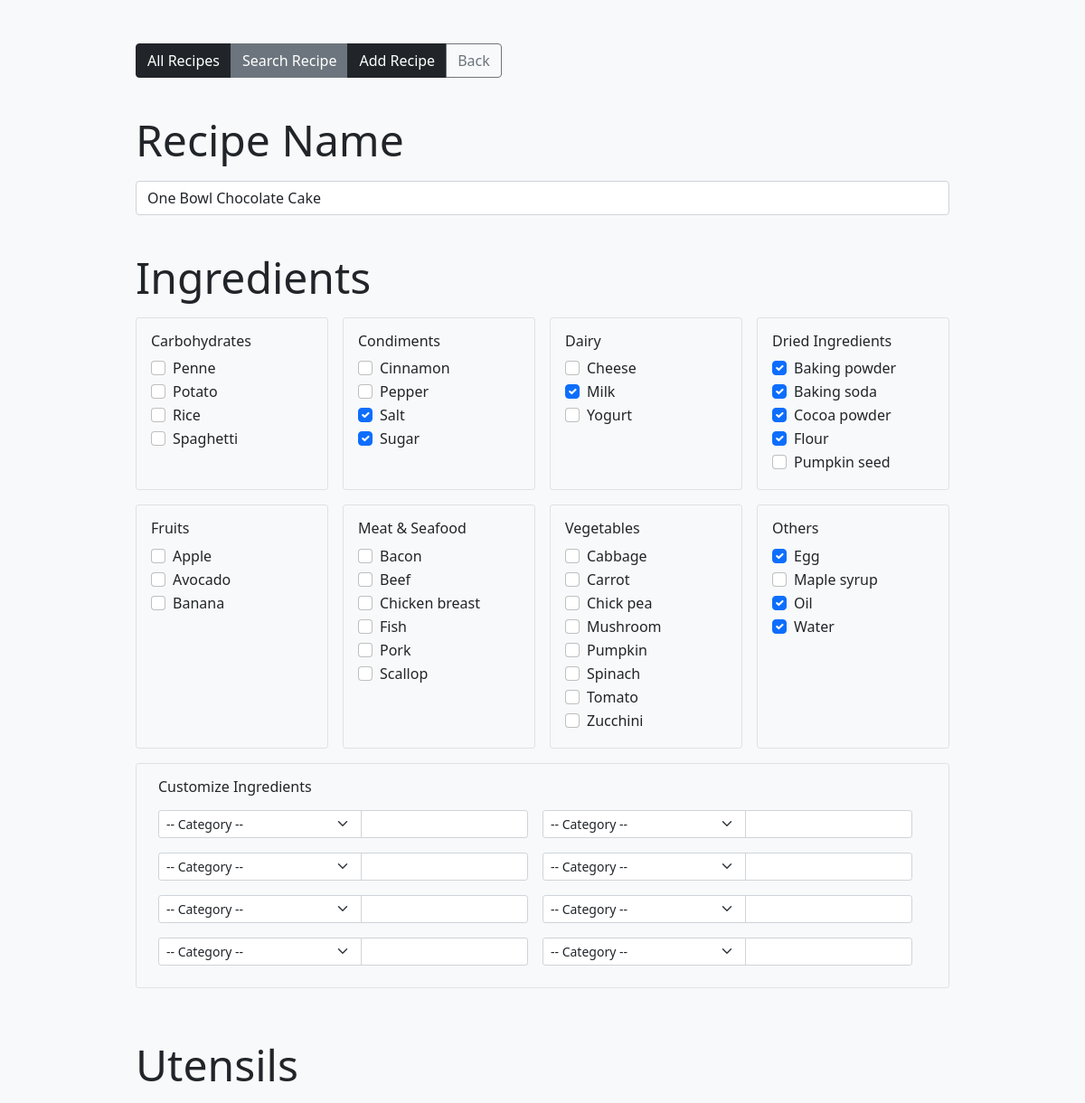
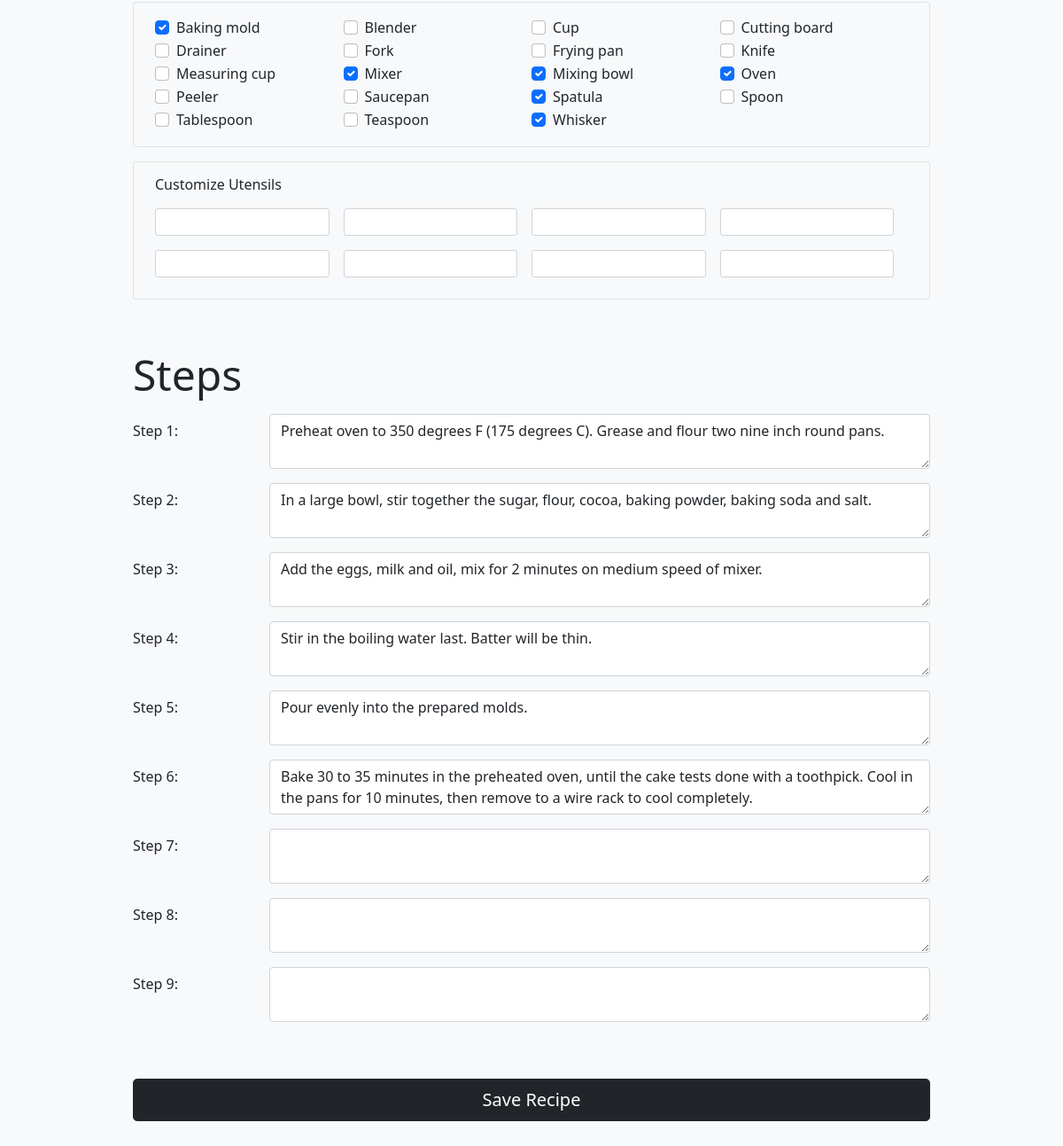
Screenshot of /edit.php?recipe_id=69 with the database file from the repository (2 pictures, top to bottom).
### tables this page shows
CREATE TABLE `recipes` (
  `id` int NOT NULL,
  `name` varchar(50) NOT NULL
);

CREATE TABLE `utensils` (
  `id` int NOT NULL,
  `name` varchar(50) NOT NULL
);

### edit.php (the view, shortened to what this page needs)
<!DOCTYPE html>
<html lang="en">
<head>
  <link href="https://cdn.jsdelivr.net/npm/bootstrap@5.1.3/dist/css/bootstrap.min.css" rel="stylesheet">
</head>
<body class="bg-light">
  <div class="my-5 mx-auto w-75">
    <?php
      require_once('db.php');
      if (isset($_GET["recipe_id"])) {
        $recipe_id = $_GET["recipe_id"];
        $sql = "SELECT `name` FROM recipes WHERE `id`= '$recipe_id'";
        $result = mysqli_query($conn, $sql);
        $row = mysqli_fetch_assoc($result);
        $recipe_name = $row['name'];
      }
    ?>
    <div class="btn-group mb-4">
      <a href="index.php" class="btn btn-dark">All Recipes</a>
      <a href="search.php" class="btn btn-secondary">Search Recipe</a>
      <a href="add.php" class="btn btn-dark">Add Recipe</a>
      <a href="javascript:history.back()" class="btn btn-outline-secondary">Back</a>
    </div>
    <form action="update.php?recipe_id=<?php echo $recipe_id; ?>" method="post">
      <h4 class="display-5 my-3">Recipe Name</h4>
      <input type="" name="name" class="form-control" value="<?php echo $recipe_name; ?>" required/> <br>
      <h4 class="display-5 my-3">Ingredients</h4>
      <div style="display: grid; grid-template-columns: 1fr 1fr 1fr 1fr; grid-gap: 16px;">
        <?php
          $sql = "SELECT i.name
                  FROM ingredients i
                  JOIN recipe_ingredients j ON i.id = j.ingredient_id
                  WHERE j.recipe_id = {$recipe_id}";
          $result = mysqli_query($conn, $sql);
          $current_ingredients = [];
          if ($result) {
            while($row = mysqli_fetch_array($result)) {
              array_push($current_ingredients, $row['name']);
            }
          }
          $sql = "SELECT `category`, GROUP_CONCAT(DISTINCT `name` ORDER BY `name` ASC SEPARATOR ', ') AS `ingredients`
                  FROM `ingredients`
                  GROUP BY `category`
                  ORDER BY `category` IS NULL";
          $result = mysqli_query($conn, $sql);
          $categories = array();
          while($row = mysqli_fetch_array($result)) {
            $category = $row['category'] === null ? "Others" : ucwords($row['category']);
            array_push($categories, $category);
            echo "<div style='display:flex'>
                    <div class='border rounded-1 p-3 w-100' >
                    <h6>{$category}</h6>";
            $ingredients = $row['ingredients'];
            $ingredients_array = explode(", ", $ingredients);
            foreach ($ingredients_array as $ingredient) {
              echo "<div class='form-check'>";
              if (in_array($ingredient, $current_ingredients)) {
                echo "<input class='form-check-input' type='checkbox' name='ingredients[]' id='{$ingredient}' value='{$ingredient}' checked>";
              } else {
                echo "<input class='form-check-input' type='checkbox' name='ingredients[]' id='{$ingredient}' value='{$ingredient}' >";
              }
              echo "<label class='form-check-label' for='{$ingredient}'>" . ucfirst($ingredient) . "</label>
                  </div>";
            }
            echo "</div></div>";
          }
        ?>
      </div>
      <div class='row border rounded-1 py-3 px-4 my-3 mx-auto'>
        <h6 class="px-0">Customize Ingredients</h6>
        <?php
          for ($index = 0; $index < 8; $index++) {
            echo "<div class='col-6 ps-0 pe-3'>
                    <div class='input-group input-group-sm my-2'>
                      <select class='form-select' name='categories[]'>
                        <option selected>-- Category --</option>";
            echo      "</select>
                      <input type='text' name='new_ingredients[]' class='form-control' />
                    </div>
                  </div>";
          }
        ?>
      </div><br>
      <h4 class="display-5 my-3">Utensils</h4>
      <div class='row border rounded-1 py-3 px-4 my-3 mx-auto'>
        <?php
          $sql = "SELECT u.name
                  FROM utensils u
                  JOIN recipe_utensils j ON u.id = j.utensil_id
                  WHERE j.recipe_id = {$recipe_id}";
          $result = mysqli_query($conn, $sql);
          $current_utensils = [];
          if ($result) {
            while($row = mysqli_fetch_array($result)) {
              array_push($current_utensils, $row['name']);
            }
          }
          $sql = "SELECT `name` FROM `utensils` ORDER BY `name` ASC";
          $result = mysqli_query($conn, $sql);
          while($row = mysqli_fetch_array($result)) {
            $utensil = $row["name"];
            echo "<div class='form-check col-lg-3 col-sm-4 col-6'>";
            if (in_array($utensil, $current_utensils)) {
              echo "<input class='form-check-input' type='checkbox' name='utensils[]' id='{$utensil}' value='{$utensil}' checked>";
            } else {
              echo "<input class='form-check-input' type='checkbox' name='utensils[]' id='{$utensil}' value='{$utensil}' >";
            }
            echo "<label class='form-check-label' for='{$utensil}'>" . ucfirst($utensil) . "</label>
                </div>";
          }
        ?>
      </div>
      <div class='row border rounded-1 py-3 px-4 my-3 mx-auto'>
        <h6 class="px-0">Customize Utensils</h6>
        <?php
          for ($index = 0; $index < 8; $index++) {
            echo "<div class='col-3 ps-0 pe-3 py-2'>
                    <input type='text' name='new_utensils[]' class='form-control form-control-sm' />
                  </div>";
          }
        ?>
      </div><br>
      <h4 class="display-5 my-3">Steps</h4>
      <?php
        $sql = "SELECT `description` FROM `steps` WHERE `recipe_id` = {$recipe_id} ORDER BY `sequence` ASC";
        $result = mysqli_query($conn, $sql);
        $current_steps = [];
        while($row = mysqli_fetch_array($result)) {
          array_push($current_steps, $row['description']);
        }
        $no_of_steps = count($current_steps);
        for ($index = 0; $index < ($no_of_steps + 3); $index++) {
          echo "<div class='row mb-3 my-2'>
                  <label for='step' class='col-2 col-form-label'>Step " . $index + 1 . ": </label>
                  <div class='col'>
                    <textarea name='steps[]' id='step' class='form-control'>" . $current_steps[$index] ."</textarea>
                  </div>
                </div>";
        }
      ?>
      <div class="d-grid">
        <input type="submit" name="submit" value="Save Recipe" class="btn btn-lg btn-dark my-5"/>
      </div>
    </form>
  </div>
</body>
</html>

### rows the page displays
recipes: name "One Bowl Chocolate Cake"
utensils: name "Baking mold"
utensils: name "Blender"
utensils: name "Cup"
utensils: name "Cutting board"
utensils: name "Drainer"
utensils: name "Fork"
utensils: name "Frying pan"
utensils: name "Knife"
utensils: name "Measuring cup"
utensils: name "Mixer"
utensils: name "Mixing bowl"
utensils: name "Oven"
utensils: name "Peeler"
utensils: name "Saucepan"
utensils: name "Spatula"
utensils: name "Spoon"
utensils: name "Tablespoon"
utensils: name "Teaspoon"
utensils: name "Whisker"

### other values shown
$category "Carbohydrates"
$ingredient "Penne"
$ingredient "Potato"
$ingredient "Rice"
$ingredient "Spaghetti"
$category "Condiments"
$ingredient "Cinnamon"
$ingredient "Pepper"
$ingredient "Salt"
$ingredient "Sugar"
$category "Dairy"
$ingredient "Cheese"
$ingredient "Milk"
$ingredient "Yogurt"
$category "Dried Ingredients"
